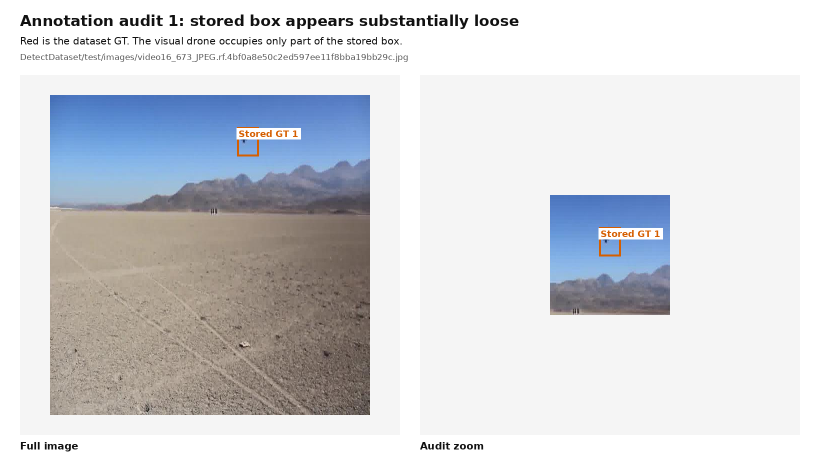
#> input picture reproduction/results/audit_examples/annotation_01_loose_box_video16_673.png, 1640 x 930 px, given in place of video16_673_JPEG.rf.4bf0a8e50c2ed597ee11f8bba19bb29c.jpg, which was not available (shown at 1/2 size)
$ python make_audit_examples.py
#> lines starting #> are read from the running program, lines starting #| are printed output that depends on the picture; pictures that were not available may be replaced by others from this repository, and a replacement may not be noted
#!/usr/bin/env python3
"""Create lossless audit overlays for annotation and split-leakage examples.

The stored YOLO boxes are drawn directly from the label files. Yellow dashed
boxes are explicitly marked as manual audit candidates and are never written
back to the dataset.
"""

from __future__ import annotations

import csv
import hashlib
import json
import re
from collections import defaultdict
from pathlib import Path

from PIL import Image, ImageDraw, ImageFont


ROOT = Path(__file__).resolve().parent.parent
DATASET = ROOT / "DetectDataset"
OUTPUT = Path(__file__).resolve().parent / "results" / "audit_examples"
SPLITS = ("train", "valid", "test")
RF_SUFFIX = re.compile(r"\.rf\.[0-9a-f]+$")
VIDEO_FRAME = re.compile(r"^(video\d+)_(\d+)(?:_|$)", re.IGNORECASE)

COLORS = {
    "gt": "#D55E00",       # Okabe-Ito vermillion
    "second": "#0072B2",   # Okabe-Ito blue
    "candidate": "#F0E442",# Okabe-Ito yellow
    "text": "#111111",
    "panel": "#F5F5F5",
}


def font(size: int, bold: bool = False) -> ImageFont.FreeTypeFont:
    name = "DejaVuSans-Bold.ttf" if bold else "DejaVuSans.ttf"
    path = Path("/usr/share/fonts/truetype/dejavu") / name
    return ImageFont.truetype(str(path), size=size)


# [6 lines left out: function sha256, not called in this run]


def base_name(path: Path) -> str:
    return RF_SUFFIX.sub("", path.stem)


def label_path(image_path: Path) -> Path:
    return image_path.parent.parent / "labels" / f"{image_path.stem}.txt"


def yolo_boxes(image_path: Path) -> list[tuple[float, float, float, float]]:
    with Image.open(image_path) as image:
        width, height = image.size
    path = label_path(image_path)
    boxes = []
    if not path.exists():
        return boxes
    for line in path.read_text(encoding="utf-8").splitlines():
        fields = line.split()
        if len(fields) != 5:
            continue
        _, cx, cy, bw, bh = map(float, fields)
        boxes.append((
            (cx - bw / 2) * width,
            (cy - bh / 2) * height,
            (cx + bw / 2) * width,
            (cy + bh / 2) * height,
        ))
    return boxes


def label_text(image_path: Path) -> str:
    path = label_path(image_path)
    return path.read_text(encoding="utf-8").strip() if path.exists() else ""


# [23 lines left out: functions draw_dashed_rectangle, draw_caption, not called in this run]


def annotated_image(
    path: Path,
    *,
    stored_label: str = "Stored GT",
    second_boxes: list[tuple[float, float, float, float]] | None = None,
    second_label: str = "Comparison",
    candidates: list[tuple[float, float, float, float]] | None = None,
) -> Image.Image:
#> called with stored_label = 'Stored GT', second_label = 'Comparison'
    image = Image.open(path).convert("RGB")
#> image is the input picture: PIL image 1640x930 RGB; mean R, G, B 212.8, 214.4, 218.1
    draw = ImageDraw.Draw(image)
    for index, box in enumerate(yolo_boxes(path), 1):
        draw.rectangle(box, outline=COLORS["gt"], width=4)
        draw_caption(draw, (int(box[0]) + 3, max(3, int(box[1]) + 3)), f"{stored_label} {index}", COLORS["gt"])
    for index, box in enumerate(second_boxes or [], 1):
        draw.rectangle(box, outline=COLORS["second"], width=4)
        draw_caption(draw, (int(box[0]) + 3, max(3, int(box[1]) + 30)), f"{second_label} {index}", COLORS["second"])
    for index, box in enumerate(candidates or [], 1):
        draw_dashed_rectangle(draw, box, COLORS["candidate"], width=5)
        draw_caption(draw, (int(box[0]) + 3, max(3, int(box[1]) + 3)), f"Manual candidate {index} (not GT)", "#806D00")
#> in issue_figure, `canvas = Image.new("RGB", (1640, 930), "white")`: canvas: PIL image 1640x930 RGB; every value is 255
    return image


def fit(image: Image.Image, size: tuple[int, int], background: str = "white") -> Image.Image:
#> called with size = (760, 720), background = '#F5F5F5'
    result = Image.new("RGB", size, background)
#> result: PIL image 760x720 RGB; every value is 245
    copy = image.copy()
    copy.thumbnail(size, Image.Resampling.LANCZOS)
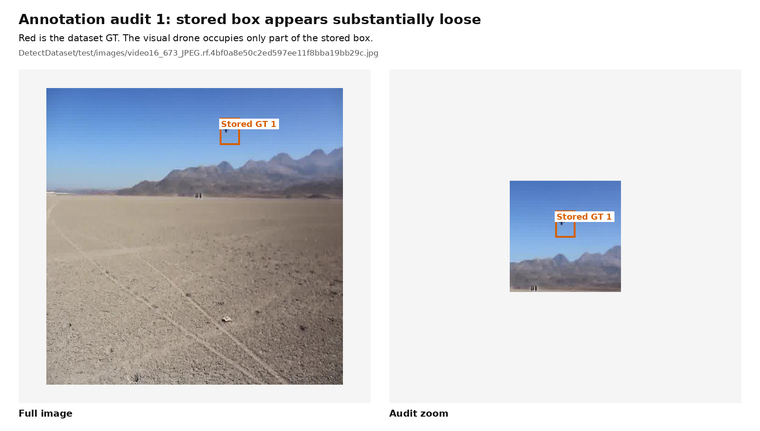
#> copy: PIL image 760x431 RGB; mean R, G, B 212.7, 214.3, 218
    result.paste(copy, ((size[0] - copy.width) // 2, (size[1] - copy.height) // 2))
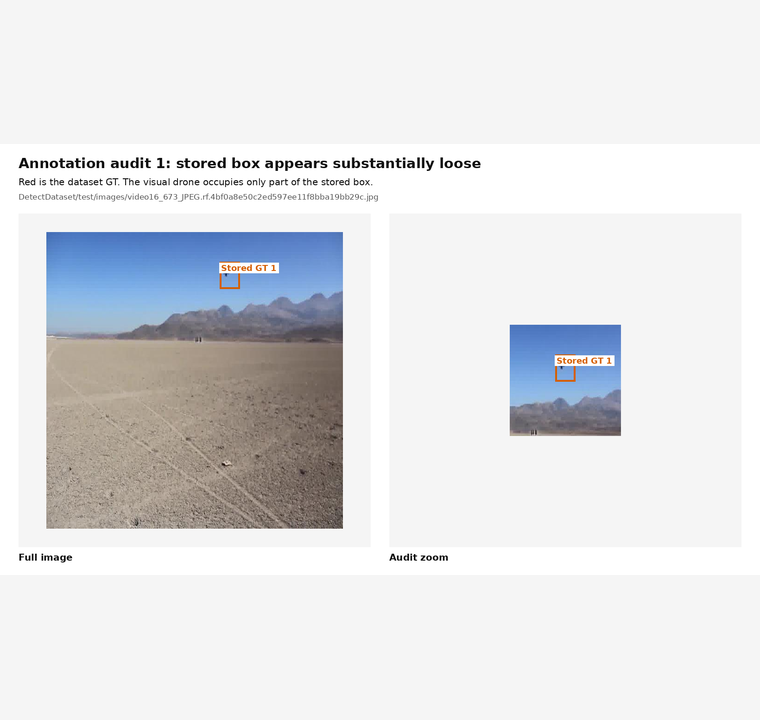
#> result: PIL image 760x720 RGB; mean R, G, B 225.7, 226.6, 228.8
    return result


def crop_union(image: Image.Image, boxes: list[tuple[float, float, float, float]]) -> Image.Image:
    if not boxes:
        return image.copy()
    x1 = min(box[0] for box in boxes)
    y1 = min(box[1] for box in boxes)
    x2 = max(box[2] for box in boxes)
    y2 = max(box[3] for box in boxes)
    cx, cy = (x1 + x2) / 2, (y1 + y2) / 2
    side = max(150.0, x2 - x1, y2 - y1) * 1.6
    left = max(0, min(image.width - side, cx - side / 2))
    top = max(0, min(image.height - side, cy - side / 2))
    right = min(image.width, left + side)
    bottom = min(image.height, top + side)
    return image.crop((int(left), int(top), int(right), int(bottom)))


def issue_figure(
    output_name: str,
    path: Path,
    title: str,
    note: str,
    *,
    candidates: list[tuple[float, float, float, float]] | None = None,
    second_boxes: list[tuple[float, float, float, float]] | None = None,
    second_label: str = "Comparison",
    stored_label: str = "Stored GT",
    focus_boxes: list[tuple[float, float, float, float]] | None = None,
) -> None:
    annotated = annotated_image(
        path,
        stored_label=stored_label,
        second_boxes=second_boxes,
        second_label=second_label,
        candidates=candidates,
    )
    all_boxes = yolo_boxes(path) + (second_boxes or []) + (candidates or [])
    # For suspected omissions, zoom the unlabelled candidate itself instead of
    # spanning the (often distant) stored GT and making both objects tiny.
    crop_targets = focus_boxes or ((candidates or []) if candidates else all_boxes)
    crop = crop_union(annotated, crop_targets)
    canvas = Image.new("RGB", (1640, 930), "white")
    draw = ImageDraw.Draw(canvas)
    draw.text((40, 24), title, fill=COLORS["text"], font=font(30, bold=True))
    draw.text((40, 70), note, fill=COLORS["text"], font=font(20))
    draw.text((40, 104), str(path.relative_to(ROOT)), fill="#555555", font=font(17))
    canvas.paste(fit(annotated, (760, 720), COLORS["panel"]), (40, 150))
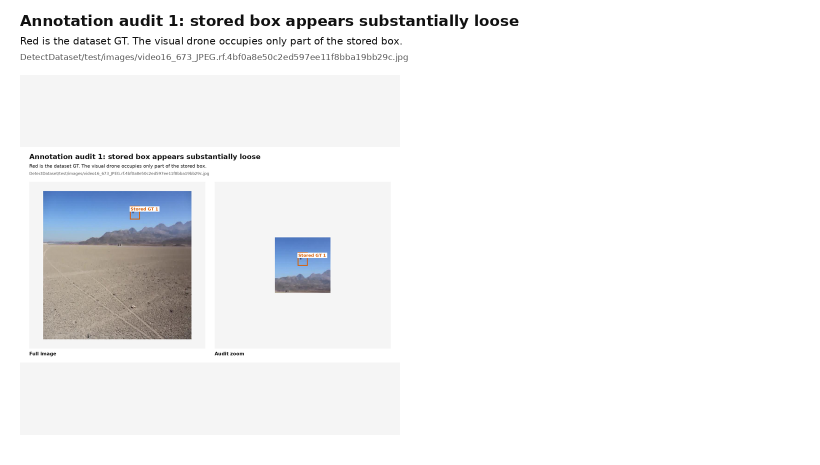
#> canvas: PIL image 1640x930 RGB (shown at 1/2 size); mean R, G, B 242.4, 242.7, 243.5
    canvas.paste(fit(crop, (760, 720), COLORS["panel"]), (840, 150))
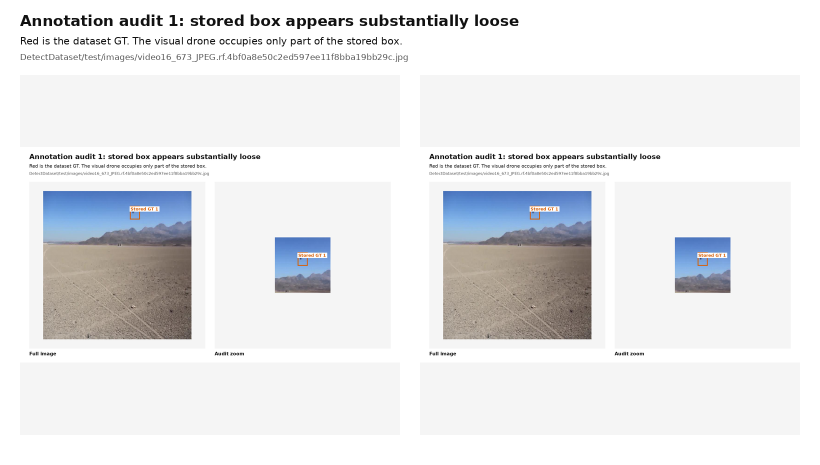
#> canvas: PIL image 1640x930 RGB (shown at 1/2 size); mean R, G, B 231.8, 232.5, 234.1
    draw.text((40, 880), "Full image", fill=COLORS["text"], font=font(20, bold=True))
    draw.text((840, 880), "Audit zoom", fill=COLORS["text"], font=font(20, bold=True))
    canvas.save(OUTPUT / output_name, optimize=True)
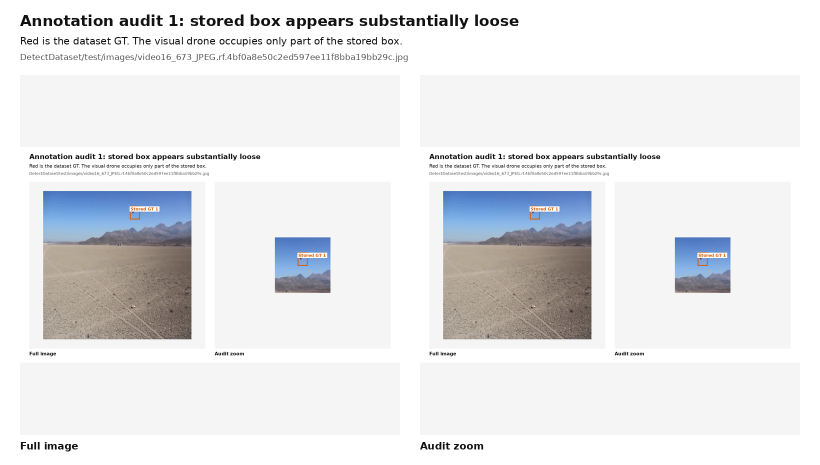
#> saved as annotation_01_loose_box_video16_673.png: PIL image 1640x930 RGB (shown at 1/2 size); mean R, G, B 231.6, 232.3, 233.9


# [132 lines left out: functions inventory, pick_pair, pick_within_duplicate, pick_adjacent_video, pick_same_video_frame_different_export, pair_panel and 1 more, not called in this run]


def main() -> None:
    OUTPUT.mkdir(parents=True, exist_ok=True)

    issues = [
        (
            "annotation_01_loose_box_video16_673.png",
            DATASET / "test/images/video16_673_JPEG.rf.4bf0a8e50c2ed597ee11f8bba19bb29c.jpg",
            "Annotation audit 1: stored box appears substantially loose",
            "Red is the dataset GT. The visual drone occupies only part of the stored box.",
            [],
        ),
        (
            "annotation_02_partial_box_video14_204.png",
            DATASET / "test/images/video14_204_JPEG.rf.e0b2120015f89c44692af6b6f00f5fe4.jpg",
            "Annotation audit 2: stored box covers only part of a large drone",
            "The GT boundary is inconsistent with the full visible object extent.",
            [],
        ),
        (
            "annotation_05_ambiguous_region_pic1026.png",
            DATASET / "test/images/pic_1026_jpg.rf.155d6177f46e0e439462b8520176f77c.jpg",
            "Annotation audit 5: one very large region contains multiple visible structures",
            "The single stored GT is not a tight one-object box, making localization metrics ambiguous.",
            [],
        ),
        (
            "annotation_06_loose_box_video17_1060.png",
            DATASET / "test/images/video17_1060_JPEG.rf.7a071dc3aadcc1827863fe7d60260ae3.jpg",
            "Annotation audit 6: another loose-box example",
            "This kind of GT tightness variation can depress AP75 even when detection is visually plausible.",
            [],
        ),
    ]
    for name, path, title, note, candidates in issues:
        issue_figure(name, path, title, note, candidates=candidates)
#> pass 2 of the loop in main, `for name, path, title, note, candidates in issues:`:
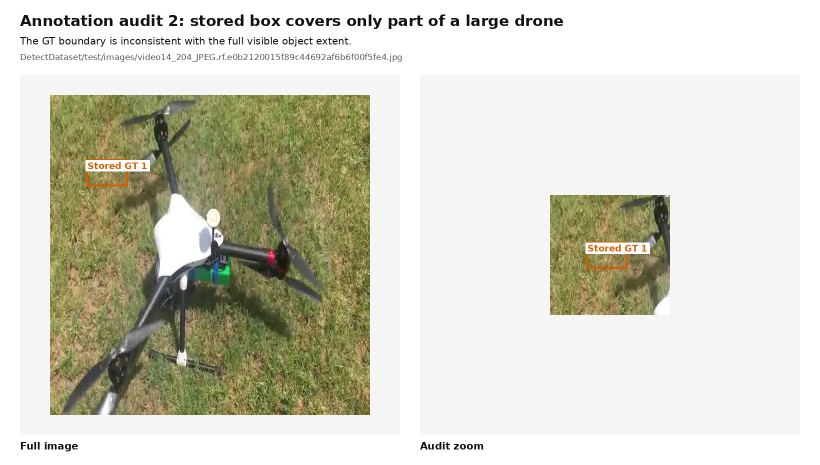
#> input picture reproduction/results/audit_examples/annotation_02_partial_box_video14_204.png, 1640 x 930 px, given in place of video14_204_JPEG.rf.e0b2120015f89c44692af6b6f00f5fe4.jpg, which was not available (shown at 1/2 size)
#> in annotated_image, image is the input picture: PIL image 1640x930 RGB; mean R, G, B 211.3, 210.5, 196.7
#> in fit (call 3), `result.paste(copy, ((size[0] - copy.width) // 2, (size[1] - copy.heigh..`:
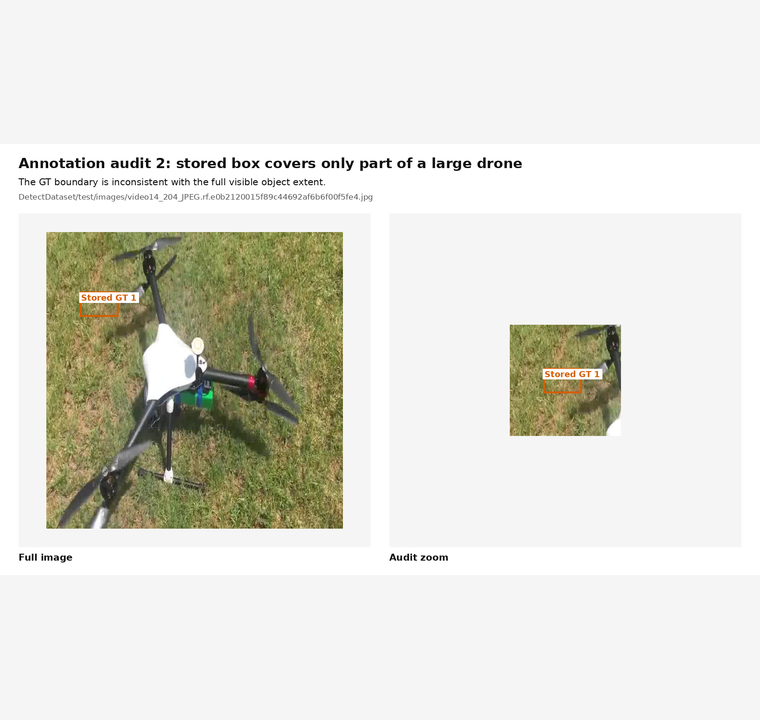
#> result: PIL image 760x720 RGB; mean R, G, B 224.8, 224.3, 216
#> in issue_figure (call 2), `canvas.save(OUTPUT / output_name, optimize=True)`:
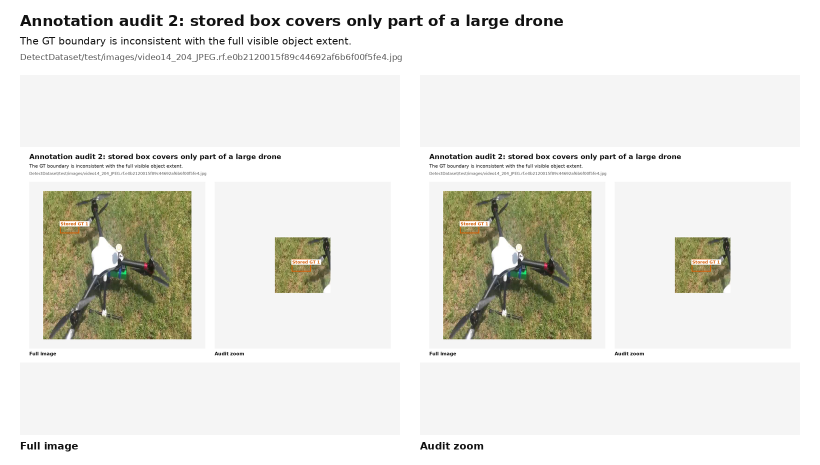
#> saved as annotation_02_partial_box_video14_204.png: PIL image 1640x930 RGB (shown at 1/2 size); mean R, G, B 231, 230.6, 224.7

    missing_1617 = (392.20, 282.48, 419.54, 313.33)
    issue_figure(
        "annotation_03_missing_label_video18_1617.png",
        DATASET / "test/images/video18_1617_JPEG.rf.24ae57f029ed398f60e4df69cee8c992.jpg",
        "Annotation audit 3: visible second drone has no stored GT",
        "Red is stored GT; blue is an unmatched YOLO11n prediction (confidence 0.57), not a label.",
        second_boxes=[missing_1617],
        second_label="Unmatched pred conf=0.57",
        focus_boxes=[missing_1617],
    )
    missing_553 = (348.05, 209.77, 379.70, 243.20)
    issue_figure(
        "annotation_04_missing_label_video18_553.png",
        DATASET / "test/images/video18_553_JPEG.rf.4e97ccd2ba4fe075be5f30ad83d6be57.jpg",
        "Annotation audit 4: one of several visible drones has no stored GT",
        "Red boxes are stored GT; blue is an unmatched YOLO11n prediction (confidence 0.39), not a label.",
        second_boxes=[missing_553],
        second_label="Unmatched pred conf=0.39",
        focus_boxes=[missing_553],
    )

    conflict_train = DATASET / "train/images/video14_212_JPEG.rf.af51a8b29dbb08ad839fd770d46d4270.jpg"
    conflict_test = DATASET / "test/images/video14_212_JPEG.rf.64e8c429d7a6e56881acb83bde412ada.jpg"
    issue_figure(
        "annotation_07_same_image_conflicting_train_test_gt.png",
        conflict_train,
        "Annotation audit 7: byte-identical image has different train/test boxes",
        "Red is the train GT; blue is the test GT copied onto the same pixels.",
        second_boxes=yolo_boxes(conflict_test),
        second_label="Test GT",
        stored_label="Train GT",
    )

    rows = inventory()
    pairs: list[tuple[str, str, tuple[dict[str, object], dict[str, object]]]] = []
    pairs.append((
        "Exact train-test duplicate, same labels",
        "Byte-identical pixels and identical YOLO label text occur in both model fitting and final testing.",
        pick_pair(rows, "train", "test", "sha256", labels_equal=True),
    ))
    pairs.append((
        "Exact train-test duplicate, conflicting labels",
        "Byte-identical pixels occur in both splits, but their YOLO label text differs.",
        pick_pair(rows, "train", "test", "sha256", labels_equal=False),
    ))
    pairs.append((
        "Exact train-valid duplicate",
        "Byte-identical pixels occur in both fitting and model-selection splits.",
        pick_pair(rows, "train", "valid", "sha256", labels_equal=True),
    ))
    pairs.append((
        "Exact valid-test duplicate",
        "Byte-identical pixels occur in both model-selection and final-test splits.",
        pick_pair(rows, "valid", "test", "sha256", labels_equal=True),
    ))
    pairs.append((
        "Within-train exact duplicate",
        "Repeated training pixels reweight this sample relative to unique samples.",
        pick_within_duplicate(rows, "train"),
    ))
    pairs.append((
        "Within-test exact duplicate",
        "Repeated test pixels make the reported sample count larger than the unique-image count.",
        pick_within_duplicate(rows, "test"),
    ))
    pairs.append((
        "Same video and frame ID, different train/test exports",
        "The source video/frame ID is identical but export names and bytes differ; this is source-level overlap.",
        pick_same_video_frame_different_export(rows),
    ))
    pairs.append((
        "Adjacent train/test video frames",
        "Consecutive frames from the same video source are separated across train and test.",
        pick_adjacent_video(rows),
    ))

    sheet = Image.new("RGB", (1800, 40 + len(pairs) * 580), "white")
    sheet_draw = ImageDraw.Draw(sheet)
    sheet_draw.text((30, 5), "Concrete split-leakage and duplication examples", fill=COLORS["text"], font=font(28, bold=True))
    manifest_rows = []
    for index, (title, note, pair) in enumerate(pairs):
        panel = pair_panel(pair, f"{index + 1}. {title}", note)
        sheet.paste(panel, (30, 40 + index * 580))
        left, right = pair
        manifest_rows.append({
            "type": title,
            "left": str(Path(left["path"]).relative_to(ROOT)),
            "right": str(Path(right["path"]).relative_to(ROOT)),
            "left_sha256": left["sha256"],
            "right_sha256": right["sha256"],
            "labels_equal": left["label"] == right["label"],
            "left_video": left["video"],
            "left_frame": left["frame"],
            "right_video": right["video"],
            "right_frame": right["frame"],
            "note": note,
        })
    sheet.save(OUTPUT / "leakage_examples_overview.png", optimize=True)
    false_positive_candidate_sheet()

    with (OUTPUT / "leakage_example_manifest.csv").open("w", newline="", encoding="utf-8") as handle:
        writer = csv.DictWriter(handle, fieldnames=list(manifest_rows[0]))
        writer.writeheader()
        writer.writerows(manifest_rows)

    with (OUTPUT / "README.md").open("w", encoding="utf-8") as handle:
        handle.write("# Dataset audit examples\n\n")
        handle.write("Red boxes are stored YOLO GT. Dashed yellow boxes are manual audit candidates and were not added to the dataset.\n\n")
        handle.write("## Annotation examples\n\n")
        for name, _, title, note, _ in issues:
            handle.write(f"- `{name}` — {title}. {note}\n")
        handle.write("- `annotation_03_missing_label_video18_1617.png` — a visible second drone has no stored GT; blue is an unmatched baseline prediction.\n")
        handle.write("- `annotation_04_missing_label_video18_553.png` — one of several visible drones has no stored GT; blue is an unmatched baseline prediction.\n")
        handle.write("- `annotation_07_same_image_conflicting_train_test_gt.png` — byte-identical image with different train/test GT boxes.\n\n")
        handle.write("## Leakage examples\n\n")
        handle.write("See `leakage_examples_overview.png` and `leakage_example_manifest.csv` for exact paths and SHA-256 hashes.\n")

    print(f"Wrote audit figures to {OUTPUT}")


if __name__ == "__main__":
#> (the run stopped early here; a loop or call above may not have finished)
